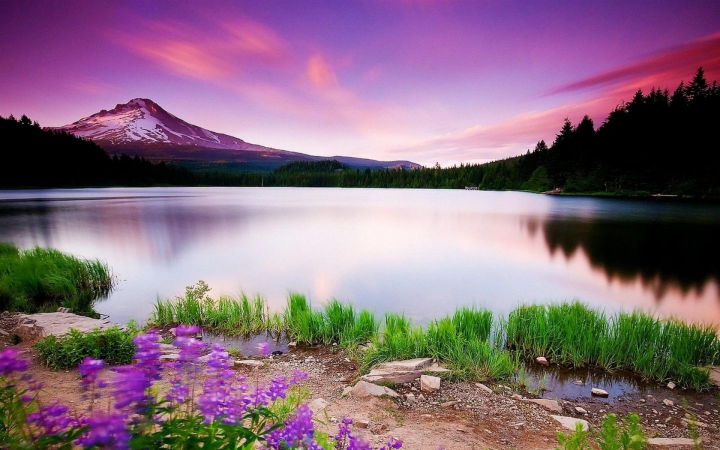
#> input picture Photos/lake.jpg, 1440 x 900 px, found by its file name (shown at 1/2 size)
$ python read.py
#> lines starting #> are read from the running program, lines starting #| are printed output that depends on the picture; after the words box and inside, x2 and y2 are one past the last pixel; in counts of white or black regions, pixels touching at a corner belong together
import cv2 as cv
import numpy as np

img = cv.imread('Photos/lake.jpg')
#> img is the input picture: shape (900, 1440, 3); mean B, G, R 123.5, 107.2, 133.8

cv.imshow('Image', img)

# Convert gray
gray = cv.cvtColor(img, cv.COLOR_BGR2GRAY)
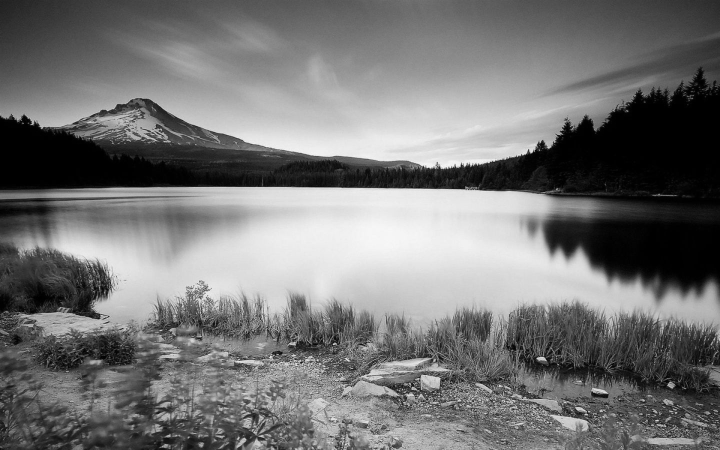
#> gray: shape (900, 1440) (shown at 1/2 size); min 0, max 253, mean 117
cv.imshow("Gray", gray)

# Blur
blur = cv.GaussianBlur(img, (7, 7), cv.BORDER_DEFAULT)
cv.imshow("Blur", blur)

#Edge Cascade
canny = cv.Canny(blur, 125, 175)
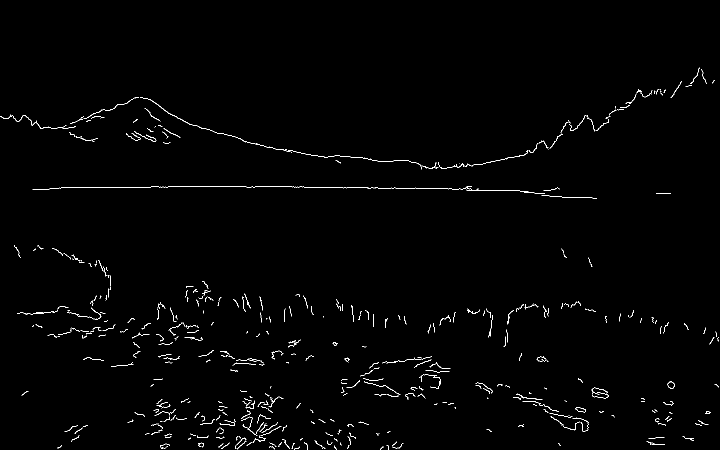
#> canny: shape (900, 1440) (shown at 1/2 size); 0.95% white in thin lines or dots, all inside (x1, y1, x2, y2) = (0, 135, 1438, 900)
cv.imshow("Canny Edges", canny)

# Dilating the image
dilated = cv.dilate(canny, (7, 7), iterations=10)
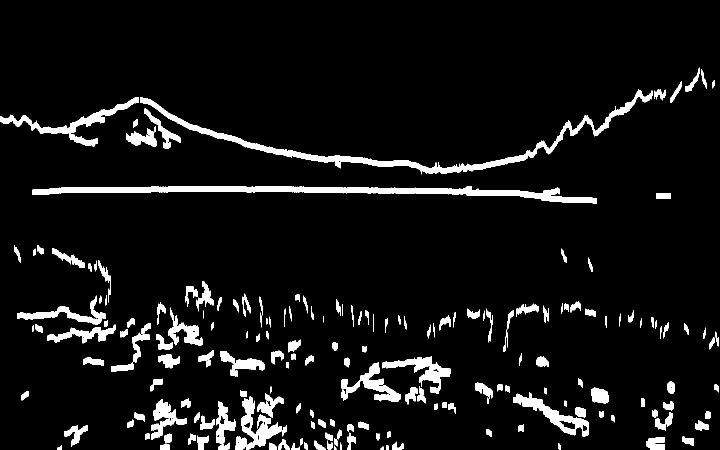
#> dilated: shape (900, 1440) (shown at 1/2 size); 6.8% white; 235 white regions (1 under 20 px), largest, box (x1, y1, x2, y2) and area: (65, 372, 1194, 408) 12915, (280, 194, 842, 343) 6409, (0, 194, 278, 284) 3788
cv.imshow("Dilating", dilated)

# Eroding
eroded = cv.erode(dilated, (7, 7), iterations=10)
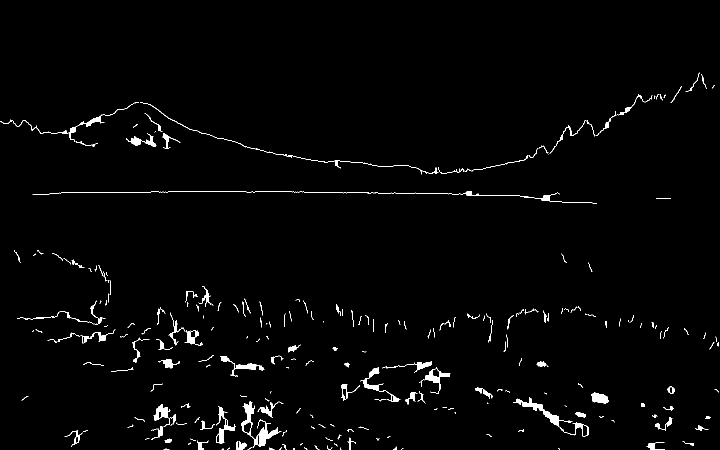
#> eroded: shape (900, 1440) (shown at 1/2 size); 1.7% white; 262 white regions (108 under 20 px), largest, box (x1, y1, x2, y2) and area: (482, 802, 563, 896) 1574, (65, 382, 1194, 408) 1420, (1026, 794, 1177, 873) 1351
cv.imshow("Eroded", eroded)

# Resize
resized = cv.resize(img, (500, 500), interpolation=cv.INTER_CUBIC)
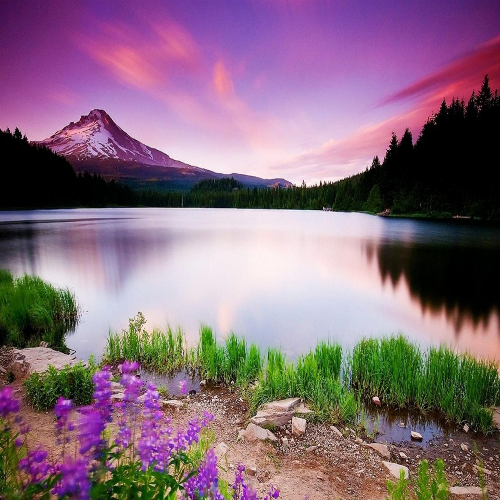
#> resized: shape (500, 500, 3); mean B, G, R 123.5, 107.2, 133.8
cv.imshow('Resized', resized)

# Cropping
cropped = img[100:400, 200:600]
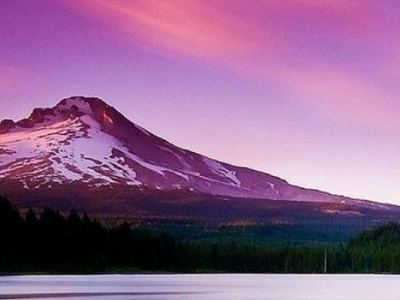
#> cropped: shape (300, 400, 3); mean B, G, R 142.2, 101.9, 143.7
cv.imshow('Cropped', cropped)

cv.waitKey(0)
cv.destroyAllWindows();
